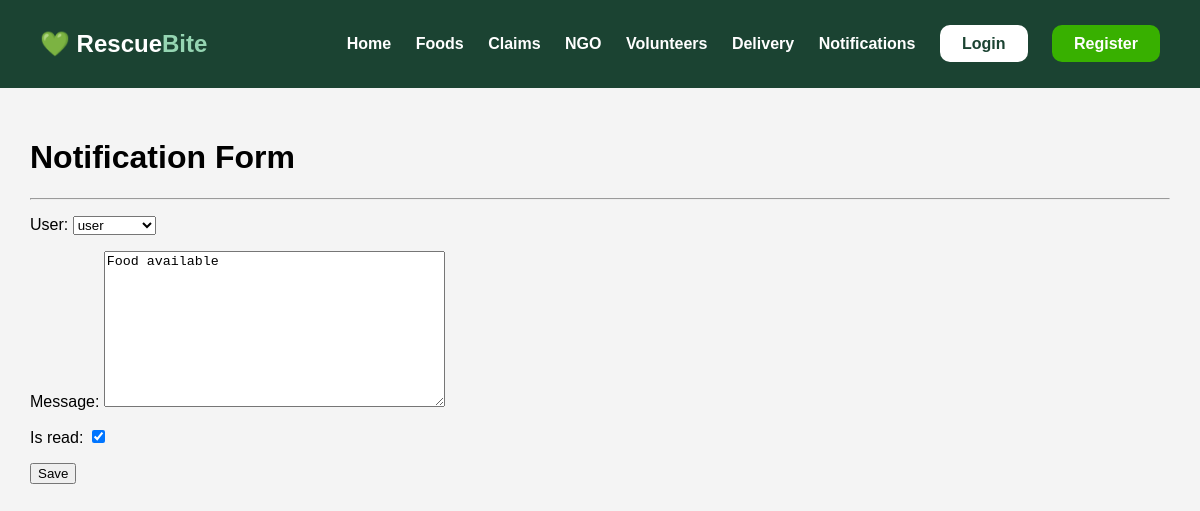
The page /update-notification/2/ on the database its author committed.
### accounts/models.py (models this page shows, shortened)
class Notification(models.Model):
    user = models.ForeignKey(User,
                             on_delete=models.CASCADE)
    message = models.TextField()
    is_read = models.BooleanField(default=False)

### accounts/views.py (the view)
def update_notification(request,id):
    notification = Notification.objects.get(pk=id)
    if request.method == 'POST':
        form = NotificationForm(request.POST,
                                instance=notification)
        if form.is_valid():
            form.save()
            return redirect('/notifications/')
    else:
        form = NotificationForm(instance=notification)
    return render(request,
                  'accounts/notification_form.html',
                  {'form': form})

### accounts/forms.py
class NotificationForm(forms.ModelForm):
    class Meta:
        model = Notification
        fields = '__all__'

### accounts/templates/accounts/notification_form.html (shortened to what this page needs)
<!DOCTYPE html>
<html lang="en">
<head>
</head>
<body>
{% extends 'base.html' %}
{% block content %}
<h1>Notification Form</h1>
<hr>
<form method="POST">
    {{ form.as_p }}
    <button type="submit">
        Save
    </button>
</form>
{% endblock %}

### static/css/style.css (style rules this page uses)
body { margin:0; font-family:Arial; background:#f4f4f4; }

### rows shown on the page
Notification: user "user", message "Food available", is_read "☑"
